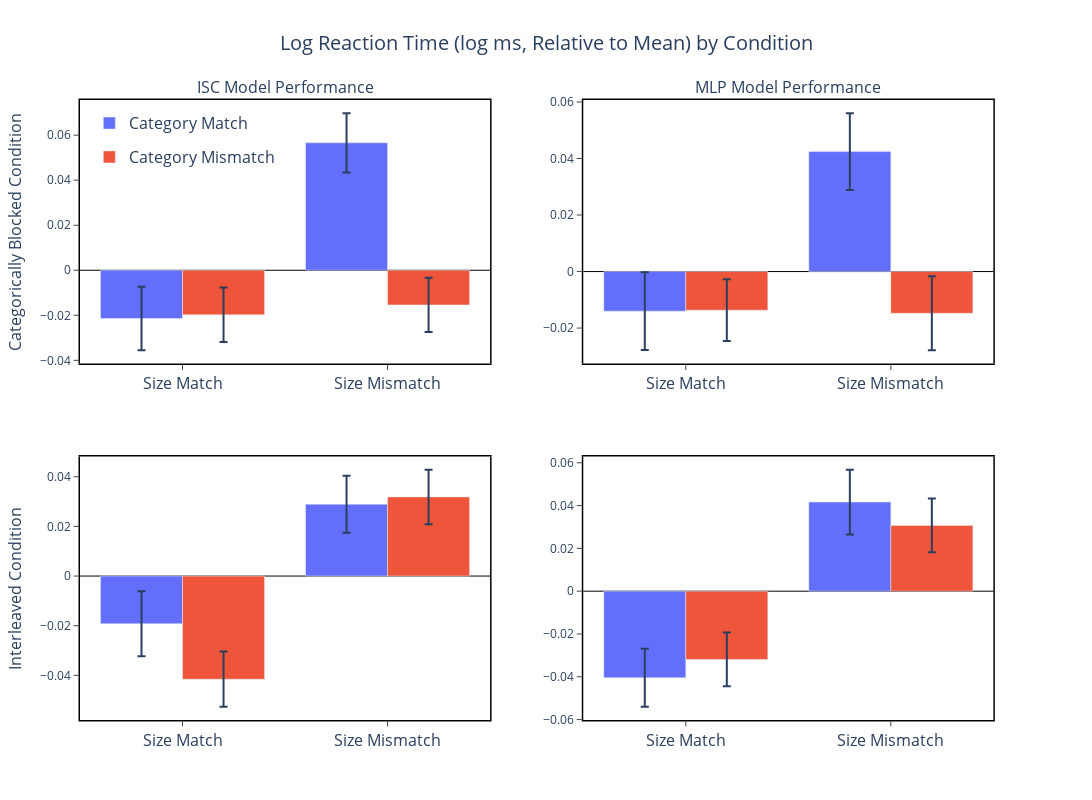
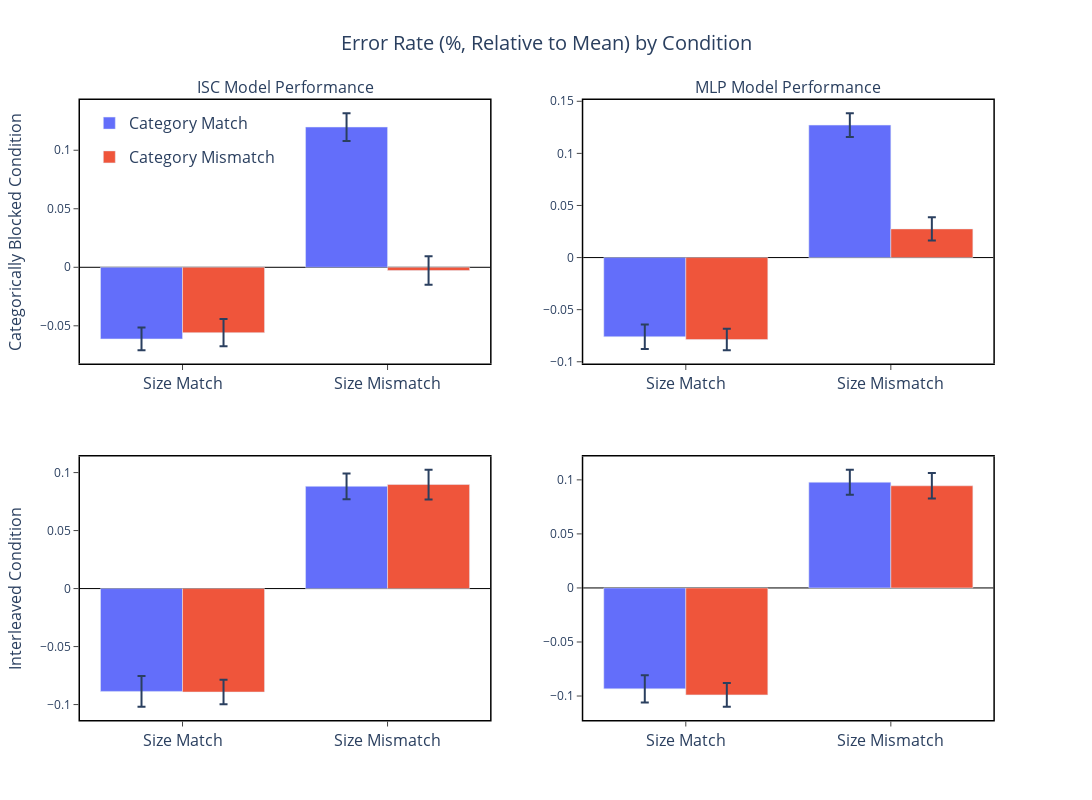

These figures' notebook cell, in order:
### Markdown cell above
## Fully ablated MLP

I next looked at the performance of a fully-connected MLP with one hidden layer and no pretraining, and was surprised to see that the results matched the ISC model.

### Code cell
models = [
    ('ISC Model', 'data/isc_simulation_data_0200.csv'),
    ('MLP Model', 'data/mlp_simulation_data_0200.csv'),
]

make_model_plot(
    models,
    include_human=False
)

### Figure 1 — Plotly figure (JSON) as saved in the notebook; plotly's stock layout.template omitted (floating-point values rounded to 4 significant figures)
{"data": [{"alignmentgroup": "True", "error_y": {"array": [0.01311, 0.01151]}, "hovertemplate": "cat_condition=Category Match<br>size_condition=%{x}<br>rt_normalized=%{y}<extra></extra>", "legendgroup": "Category Match", "marker": {"color": "#636efa", "pattern": {"shape": ""}}, "name": "Category Match", "offsetgroup": "Category Match", "orientation": "v", "showlegend": true, "textposition": "auto", "type": "bar", "x": ["Size Match", "Size Mismatch"], "xaxis": "x3", "y": [-0.01921, 0.02891], "yaxis": "y3"}, {"alignmentgroup": "True", "error_y": {"array": [0.01111, 0.01097]}, "hovertemplate": "cat_condition=Category Mismatch<br>size_condition=%{x}<br>rt_normalized=%{y}<extra></extra>", "legendgroup": "Category Mismatch", "marker": {"color": "#EF553B", "pattern": {"shape": ""}}, "name": "Category Mismatch", "offsetgroup": "Category Mismatch", "orientation": "v", "showlegend": true, "textposition": "auto", "type": "bar", "x": ["Size Match", "Size Mismatch"], "xaxis": "x3", "y": [-0.04155, 0.03186], "yaxis": "y3"}, {"alignmentgroup": "True", "error_y": {"array": [0.01411, 0.01316]}, "hovertemplate": "cat_condition=Category Match<br>size_condition=%{x}<br>rt_normalized=%{y}<extra></extra>", "legendgroup": "Category Match", "marker": {"color": "#636efa", "pattern": {"shape": ""}}, "name": "Category Match", "offsetgroup": "Category Match", "orientation": "v", "showlegend": false, "textposition": "auto", "type": "bar", "x": ["Size Match", "Size Mismatch"], "xaxis": "x", "y": [-0.02145, 0.05659], "yaxis": "y"}, {"alignmentgroup": "True", "error_y": {"array": [0.01213, 0.01202]}, "hovertemplate": "cat_condition=Category Mismatch<br>size_condition=%{x}<br>rt_normalized=%{y}<extra></extra>", "legendgroup": "Category Mismatch", "marker": {"color": "#EF553B", "pattern": {"shape": ""}}, "name": "Category Mismatch", "offsetgroup": "Category Mismatch", "orientation": "v", "showlegend": false, "textposition": "auto", "type": "bar", "x": ["Size Match", "Size Mismatch"], "xaxis": "x", "y": [-0.01975, -0.01539], "yaxis": "y"}, {"alignmentgroup": "True", "error_y": {"array": [0.01358, 0.01513]}, "hovertemplate": "cat_condition=Category Match<br>size_condition=%{x}<br>rt_normalized=%{y}<extra></extra>", "legendgroup": "Category Match", "marker": {"color": "#636efa", "pattern": {"shape": ""}}, "name": "Category Match", "offsetgroup": "Category Match", "orientation": "v", "showlegend": false, "textposition": "auto", "type": "bar", "x": ["Size Match", "Size Mismatch"], "xaxis": "x4", "y": [-0.04047, 0.04166], "yaxis": "y4"}, {"alignmentgroup": "True", "error_y": {"array": [0.01256, 0.01259]}, "hovertemplate": "cat_condition=Category Mismatch<br>size_condition=%{x}<br>rt_normalized=%{y}<extra></extra>", "legendgroup": "Category Mismatch", "marker": {"color": "#EF553B", "pattern": {"shape": ""}}, "name": "Category Mismatch", "offsetgroup": "Category Mismatch", "orientation": "v", "showlegend": false, "textposition": "auto", "type": "bar", "x": ["Size Match", "Size Mismatch"], "xaxis": "x4", "y": [-0.03192, 0.03073], "yaxis": "y4"}, {"alignmentgroup": "True", "error_y": {"array": [0.01373, 0.0136]}, "hovertemplate": "cat_condition=Category Match<br>size_condition=%{x}<br>rt_normalized=%{y}<extra></extra>", "legendgroup": "Category Match", "marker": {"color": "#636efa", "pattern": {"shape": ""}}, "name": "Category Match", "offsetgroup": "Category Match", "orientation": "v", "showlegend": false, "textposition": "auto", "type": "bar", "x": ["Size Match", "Size Mismatch"], "xaxis": "x2", "y": [-0.01401, 0.04245], "yaxis": "y2"}, {"alignmentgroup": "True", "error_y": {"array": [0.01094, 0.01311]}, "hovertemplate": "cat_condition=Category Mismatch<br>size_condition=%{x}<br>rt_normalized=%{y}<extra></extra>", "legendgroup": "Category Mismatch", "marker": {"color": "#EF553B", "pattern": {"shape": ""}}, "name": "Category Mismatch", "offsetgroup": "Category Mismatch", "orientation": "v", "showlegend": false, "textposition": "auto", "type": "bar", "x": ["Size Match", "Size Mismatch"], "xaxis": "x2", "y": [-0.01367, -0.01477], "yaxis": "y2"}], "layout": {"annotations": [{"font": {"size": 16}, "showarrow": false, "text": "ISC Model Performance", "x": 0.22, "xanchor": "center", "xref": "paper", "y": 1, "yanchor": "bottom", "yref": "paper"}, {"font": {"size": 16}, "showarrow": false, "text": "MLP Model Performance", "x": 0.76, "xanchor": "center", "xref": "paper", "y": 1, "yanchor": "bottom", "yref": "paper"}, {"font": {"size": 16}, "showarrow": false, "text": "Categorically Blocked Condition", "textangle": -90, "x": -0.07, "xanchor": "center", "xref": "paper", "y": 0.7875, "yanchor": "middle", "yref": "paper"}, {"font": {"size": 16}, "showarrow": false, "text": "Interleaved Condition", "textangle": -90, "x": -0.07, "xanchor": "center", "xref": "paper", "y": 0.2125, "yanchor": "middle", "yref": "paper"}], "height": 800, "legend": {"font": {"size": 16}, "x": 0.01, "xanchor": "left", "y": 0.99, "yanchor": "top"}, "plot_bgcolor": "white", "title": {"font": {"size": 20}, "text": "Log Reaction Time (log ms, Relative to Mean) by Condition", "x": 0.5}, "width": 1200, "xaxis": {"anchor": "y", "domain": [0, 0.44], "linecolor": "black", "linewidth": 1.5, "mirror": true, "showgrid": false, "showline": true, "tickfont": {"size": 16}, "ticks": "outside", "title": {"font": {"size": 20}}}, "xaxis2": {"anchor": "y2", "domain": [0.54, 0.98], "linecolor": "black", "linewidth": 1.5, "mirror": true, "showgrid": false, "showline": true, "tickfont": {"size": 16}, "ticks": "outside", "title": {"font": {"size": 20}}}, "xaxis3": {"anchor": "y3", "domain": [0, 0.44], "linecolor": "black", "linewidth": 1.5, "mirror": true, "showgrid": false, "showline": true, "tickfont": {"size": 16}, "ticks": "outside", "title": {"font": {"size": 20}}}, "xaxis4": {"anchor": "y4", "domain": [0.54, 0.98], "linecolor": "black", "linewidth": 1.5, "mirror": true, "showgrid": false, "showline": true, "tickfont": {"size": 16}, "ticks": "outside", "title": {"font": {"size": 20}}}, "yaxis": {"anchor": "x", "domain": [0.575, 1], "linecolor": "black", "linewidth": 1.5, "mirror": true, "showgrid": false, "showline": true, "side": "left", "ticks": "outside", "title": {"font": {"size": 20}}, "zeroline": true, "zerolinecolor": "black", "zerolinewidth": 1}, "yaxis2": {"anchor": "x2", "domain": [0.575, 1], "linecolor": "black", "linewidth": 1.5, "mirror": true, "showgrid": false, "showline": true, "ticks": "outside", "title": {"font": {"size": 20}}, "zeroline": true, "zerolinecolor": "black", "zerolinewidth": 1}, "yaxis3": {"anchor": "x3", "domain": [0, 0.425], "linecolor": "black", "linewidth": 1.5, "mirror": true, "showgrid": false, "showline": true, "ticks": "outside", "title": {"font": {"size": 20}}, "zeroline": true, "zerolinecolor": "black", "zerolinewidth": 1}, "yaxis4": {"anchor": "x4", "domain": [0, 0.425], "linecolor": "black", "linewidth": 1.5, "mirror": true, "showgrid": false, "showline": true, "ticks": "outside", "title": {"font": {"size": 20}}, "zeroline": true, "zerolinecolor": "black", "zerolinewidth": 1}}}

### Figure 2 — Plotly figure (JSON) as saved in the notebook; plotly's stock layout.template omitted (floating-point values rounded to 4 significant figures)
{"data": [{"alignmentgroup": "True", "error_y": {"array": [0.01329, 0.01114]}, "hovertemplate": "cat_condition=Category Match<br>size_condition=%{x}<br>error_normalized=%{y}<extra></extra>", "legendgroup": "Category Match", "marker": {"color": "#636efa", "pattern": {"shape": ""}}, "name": "Category Match", "offsetgroup": "Category Match", "orientation": "v", "showlegend": true, "textposition": "auto", "type": "bar", "x": ["Size Match", "Size Mismatch"], "xaxis": "x3", "y": [-0.08865, 0.08814], "yaxis": "y3"}, {"alignmentgroup": "True", "error_y": {"array": [0.01055, 0.01281]}, "hovertemplate": "cat_condition=Category Mismatch<br>size_condition=%{x}<br>error_normalized=%{y}<extra></extra>", "legendgroup": "Category Mismatch", "marker": {"color": "#EF553B", "pattern": {"shape": ""}}, "name": "Category Mismatch", "offsetgroup": "Category Mismatch", "orientation": "v", "showlegend": true, "textposition": "auto", "type": "bar", "x": ["Size Match", "Size Mismatch"], "xaxis": "x3", "y": [-0.08918, 0.08969], "yaxis": "y3"}, {"alignmentgroup": "True", "error_y": {"array": [0.009716, 0.01186]}, "hovertemplate": "cat_condition=Category Match<br>size_condition=%{x}<br>error_normalized=%{y}<extra></extra>", "legendgroup": "Category Match", "marker": {"color": "#636efa", "pattern": {"shape": ""}}, "name": "Category Match", "offsetgroup": "Category Match", "orientation": "v", "showlegend": false, "textposition": "auto", "type": "bar", "x": ["Size Match", "Size Mismatch"], "xaxis": "x", "y": [-0.06122, 0.1198], "yaxis": "y"}, {"alignmentgroup": "True", "error_y": {"array": [0.01157, 0.01219]}, "hovertemplate": "cat_condition=Category Mismatch<br>size_condition=%{x}<br>error_normalized=%{y}<extra></extra>", "legendgroup": "Category Mismatch", "marker": {"color": "#EF553B", "pattern": {"shape": ""}}, "name": "Category Mismatch", "offsetgroup": "Category Mismatch", "orientation": "v", "showlegend": false, "textposition": "auto", "type": "bar", "x": ["Size Match", "Size Mismatch"], "xaxis": "x", "y": [-0.05584, -0.002738], "yaxis": "y"}, {"alignmentgroup": "True", "error_y": {"array": [0.01253, 0.01161]}, "hovertemplate": "cat_condition=Category Match<br>size_condition=%{x}<br>error_normalized=%{y}<extra></extra>", "legendgroup": "Category Match", "marker": {"color": "#636efa", "pattern": {"shape": ""}}, "name": "Category Match", "offsetgroup": "Category Match", "orientation": "v", "showlegend": false, "textposition": "auto", "type": "bar", "x": ["Size Match", "Size Mismatch"], "xaxis": "x4", "y": [-0.09337, 0.09781], "yaxis": "y4"}, {"alignmentgroup": "True", "error_y": {"array": [0.01104, 0.01178]}, "hovertemplate": "cat_condition=Category Mismatch<br>size_condition=%{x}<br>error_normalized=%{y}<extra></extra>", "legendgroup": "Category Mismatch", "marker": {"color": "#EF553B", "pattern": {"shape": ""}}, "name": "Category Mismatch", "offsetgroup": "Category Mismatch", "orientation": "v", "showlegend": false, "textposition": "auto", "type": "bar", "x": ["Size Match", "Size Mismatch"], "xaxis": "x4", "y": [-0.09895, 0.0945], "yaxis": "y4"}, {"alignmentgroup": "True", "error_y": {"array": [0.01175, 0.01144]}, "hovertemplate": "cat_condition=Category Match<br>size_condition=%{x}<br>error_normalized=%{y}<extra></extra>", "legendgroup": "Category Match", "marker": {"color": "#636efa", "pattern": {"shape": ""}}, "name": "Category Match", "offsetgroup": "Category Match", "orientation": "v", "showlegend": false, "textposition": "auto", "type": "bar", "x": ["Size Match", "Size Mismatch"], "xaxis": "x2", "y": [-0.07594, 0.1271], "yaxis": "y2"}, {"alignmentgroup": "True", "error_y": {"array": [0.01032, 0.01122]}, "hovertemplate": "cat_condition=Category Mismatch<br>size_condition=%{x}<br>error_normalized=%{y}<extra></extra>", "legendgroup": "Category Mismatch", "marker": {"color": "#EF553B", "pattern": {"shape": ""}}, "name": "Category Mismatch", "offsetgroup": "Category Mismatch", "orientation": "v", "showlegend": false, "textposition": "auto", "type": "bar", "x": ["Size Match", "Size Mismatch"], "xaxis": "x2", "y": [-0.0787, 0.0275], "yaxis": "y2"}], "layout": {"annotations": [{"font": {"size": 16}, "showarrow": false, "text": "ISC Model Performance", "x": 0.22, "xanchor": "center", "xref": "paper", "y": 1, "yanchor": "bottom", "yref": "paper"}, {"font": {"size": 16}, "showarrow": false, "text": "MLP Model Performance", "x": 0.76, "xanchor": "center", "xref": "paper", "y": 1, "yanchor": "bottom", "yref": "paper"}, {"font": {"size": 16}, "showarrow": false, "text": "Categorically Blocked Condition", "textangle": -90, "x": -0.07, "xanchor": "center", "xref": "paper", "y": 0.7875, "yanchor": "middle", "yref": "paper"}, {"font": {"size": 16}, "showarrow": false, "text": "Interleaved Condition", "textangle": -90, "x": -0.07, "xanchor": "center", "xref": "paper", "y": 0.2125, "yanchor": "middle", "yref": "paper"}], "height": 800, "legend": {"font": {"size": 16}, "x": 0.01, "xanchor": "left", "y": 0.99, "yanchor": "top"}, "plot_bgcolor": "white", "title": {"font": {"size": 20}, "text": "Error Rate (%, Relative to Mean) by Condition", "x": 0.5}, "width": 1200, "xaxis": {"anchor": "y", "domain": [0, 0.44], "linecolor": "black", "linewidth": 1.5, "mirror": true, "showgrid": false, "showline": true, "tickfont": {"size": 16}, "ticks": "outside", "title": {"font": {"size": 20}}}, "xaxis2": {"anchor": "y2", "domain": [0.54, 0.98], "linecolor": "black", "linewidth": 1.5, "mirror": true, "showgrid": false, "showline": true, "tickfont": {"size": 16}, "ticks": "outside", "title": {"font": {"size": 20}}}, "xaxis3": {"anchor": "y3", "domain": [0, 0.44], "linecolor": "black", "linewidth": 1.5, "mirror": true, "showgrid": false, "showline": true, "tickfont": {"size": 16}, "ticks": "outside", "title": {"font": {"size": 20}}}, "xaxis4": {"anchor": "y4", "domain": [0.54, 0.98], "linecolor": "black", "linewidth": 1.5, "mirror": true, "showgrid": false, "showline": true, "tickfont": {"size": 16}, "ticks": "outside", "title": {"font": {"size": 20}}}, "yaxis": {"anchor": "x", "domain": [0.575, 1], "linecolor": "black", "linewidth": 1.5, "mirror": true, "showgrid": false, "showline": true, "side": "left", "ticks": "outside", "title": {"font": {"size": 20}}, "zeroline": true, "zerolinecolor": "black", "zerolinewidth": 1}, "yaxis2": {"anchor": "x2", "domain": [0.575, 1], "linecolor": "black", "linewidth": 1.5, "mirror": true, "showgrid": false, "showline": true, "ticks": "outside", "title": {"font": {"size": 20}}, "zeroline": true, "zerolinecolor": "black", "zerolinewidth": 1}, "yaxis3": {"anchor": "x3", "domain": [0, 0.425], "linecolor": "black", "linewidth": 1.5, "mirror": true, "showgrid": false, "showline": true, "ticks": "outside", "title": {"font": {"size": 20}}, "zeroline": true, "zerolinecolor": "black", "zerolinewidth": 1}, "yaxis4": {"anchor": "x4", "domain": [0, 0.425], "linecolor": "black", "linewidth": 1.5, "mirror": true, "showgrid": false, "showline": true, "ticks": "outside", "title": {"font": {"size": 20}}, "zeroline": true, "zerolinecolor": "black", "zerolinewidth": 1}}}
